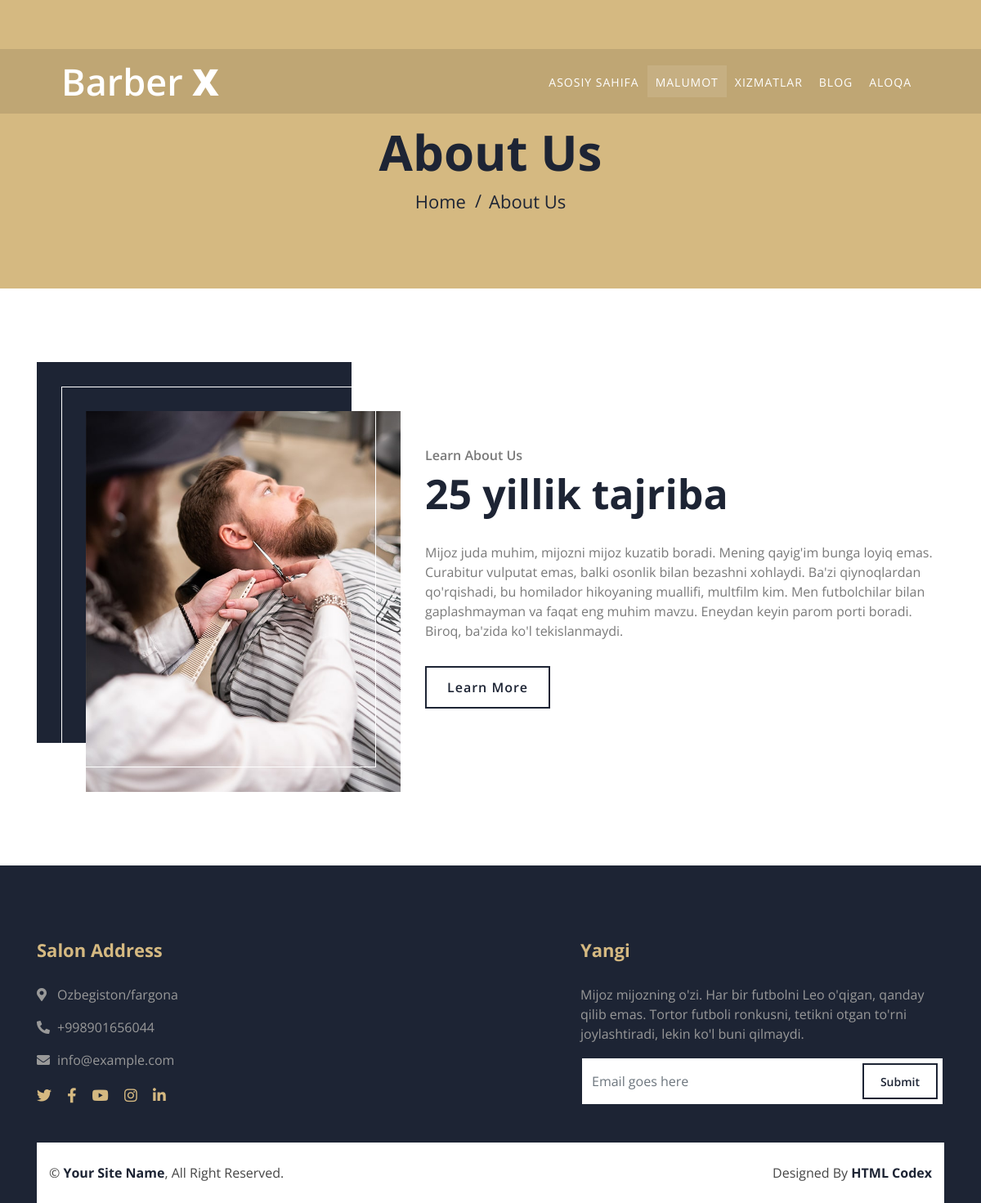
The page /about/ on the database its author committed.
### main/models.py (models this page shows, shortened)
class AboutUs(models.Model):
    title = models.CharField(max_length=255)
    body = models.TextField()

### main/views.py (the view)
# urls.py: path('about/', views.aboutus, name='about'),
def aboutus(request):
    about_us = models.AboutUs.objects.last()
    context = {
        'about_us':about_us
    }
    return render(request, 'about.html', context)

### templates/about.html (shortened to what this page needs)
{% load static %}
<!DOCTYPE html>
<html lang="en">
    <head>
        <link href="https://stackpath.bootstrapcdn.com/bootstrap/4.4.1/css/bootstrap.min.css" rel="stylesheet">
        <link href="https://cdnjs.cloudflare.com/ajax/libs/font-awesome/5.10.0/css/all.min.css" rel="stylesheet">
        <link href="{% static 'lib/animate/animate.min.css' %}" rel="stylesheet">
        <link href="{% static 'lib/owlcarousel/assets/owl.carousel.min.css' %}" rel="stylesheet">
        <link href="{% static 'lib/lightbox/css/lightbox.min.css' %}" rel="stylesheet">
        <link href="{% static 'css/style.css' %}" rel="stylesheet">
    </head>
    <body>
        <div class="navbar navbar-expand-lg bg-dark navbar-dark">
            <div class="container-fluid">
                <a href="{% url 'index' %}" class="navbar-brand">Barber <span>X</span></a>
                <div class="collapse navbar-collapse justify-content-between" id="navbarCollapse">
                    <div class="navbar-nav ml-auto">
                        <a href="{% url 'index' %}" class="nav-item nav-link">Asosiy sahifa</a>
                        <a href="{% url 'about' %}" class="nav-item nav-link active">Malumot</a>
                        <a href="{% url 'service' %}" class="nav-item nav-link">Xizmatlar</a>
                        <a href="{% url 'blog' %}" class="nav-item nav-link">Blog</a>
                        <a href="{% url 'contact' %}" class="nav-item nav-link">Aloqa</a>
                    </div>
                </div>
            </div>
        </div>
        <div class="page-header">
            <div class="container">
                <div class="row">
                    <div class="col-12">
                        <h2>About Us</h2>
                    </div>
                    <div class="col-12">
                        <a href="">Home</a>
                        <a href="">About Us</a>
                    </div>
                </div>
            </div>
        </div>
        <div class="about">
            <div class="container">
                <div class="row align-items-center">
                    <div class="col-lg-5 col-md-6">
                        <div class="about-img">
                            <img src="{% static 'img/about.jpg' %}" alt="Image">
                        </div>
                    </div>
                    <div class="col-lg-7 col-md-6">
                        <div class="section-header text-left">
                            <p>Learn About Us</p>
                            <h2>{{about_us.title}}</h2>
                        </div>
                        <div class="about-text">
                            <p>
                                {{about_us.body}}
                            </p>
                            <a class="btn" href="">Learn More</a>
                        </div>
                    </div>
                </div>
            </div>
        </div>
        <div class="footer">
            <div class="container">
                <div class="row">
                    <div class="col-lg-7">
                        <div class="row">
                            <div class="col-md-6">
                                <div class="footer-contact">
                                    <h2>Salon Address</h2>
                                    <p><i class="fa fa-map-marker-alt"></i>Ozbegiston/fargona</p>
                                    <p><i class="fa fa-phone-alt"></i>+998901656044</p>
                                    <p><i class="fa fa-envelope"></i>info@example.com</p>
                                    <div class="footer-social">
                                        <a href=""><i class="fab fa-twitter"></i></a>
                                        <a href=""><i class="fab fa-facebook-f"></i></a>
                                        <a href=""><i class="fab fa-youtube"></i></a>
                                        <a href=""><i class="fab fa-instagram"></i></a>
                                        <a href=""><i class="fab fa-linkedin-in"></i></a>
                                    </div>
                                </div>
                            </div>
                        </div>
                    </div>
                    <div class="col-lg-5">
                        <div class="footer-newsletter">
                            <h2>Yangi</h2>
                            <p>
                                Mijoz mijozning o'zi. Har bir futbolni Leo o'qigan, qanday qilib emas. Tortor futboli ronkusni, tetikni otgan to'rni joylashtiradi, lekin ko'l buni qilmaydi.</p>
                            <div class="form">
                                <input class="form-control" placeholder="Email goes here">
                                <button class="btn">Submit</button>
                            </div>
                        </div>
                    </div>
                </div>
            </div>
            <div class="container copyright">
                <div class="row">
                    <div class="col-md-6">
                        <p>&copy; <a href="#">Your Site Name</a>, All Right Reserved.</p>
                    </div>
                    <div class="col-md-6">
                        <p>Designed By <a href="https://htmlcodex.com">HTML Codex</a></p>
                    </div>
                </div>
            </div>
        </div>
    </body>
</html>

### static/css/style.css (style rules this page uses)
body { color: #797979; background: #ffffff; font-family: 'Open Sans', sans-serif; }
h1, h2, h3, h4, h5, h6 { color: #1d2434; }
a { color: #454545; transition: .3s; }
.container-fluid { max-width: 1366px; }
.navbar { position: relative; transition: .5s; z-index: 999; }
.navbar .navbar-brand { margin: 0; color: #ffffff; font-size: 45px; line-height: 0px; font-weight: 600; }
.navbar .navbar-brand span { font-weight: 800; }
.navbar-dark .navbar-nav .nav-link, .navbar-dark .navbar-nav .nav-link:focus, .navbar-dark .navbar-nav .nav-link:hover, .navbar-dark .navbar-nav .nav-link.active { padding: 10px 10px 8px 10px; color: #ffffff; }
.navbar-dark .navbar-nav .nav-link:hover, .navbar-dark .navbar-nav .nav-link.active { background: rgba(256, 256, 256, .1); transition: none; }
@media (min-width: 992px) { .navbar { position: absolute; width: 100%; top: 60px; padding: 20px 60px; background: rgba(0, 0, 0, .1) !important; z-index: 9; } }
@media (min-width: 992px) { .navbar a.nav-link { padding: 8px 15px; font-size: 14px; letter-spacing: 1px; text-transform: uppercase; } }
.page-header { position: relative; margin-bottom: 45px; padding: 150px 0 90px 0; text-align: center; background: #D5B981; }
.page-header h2 { position: relative; color: #1d2434; font-size: 60px; font-weight: 700; }
.page-header a { position: relative; padding: 0 12px; font-size: 22px; color: #1d2434; }
.page-header a::after { position: absolute; content: "/"; width: 8px; height: 8px; top: -2px; right: -7px; text-align: center; color: #1d2434; }
.page-header a:last-child::after { display: none; }
.section-header { position: relative; max-width: 600px; margin: 0 auto; margin-bottom: 45px; }
.section-header p { margin-bottom: 5px; position: relative; font-size: 16px; font-weight: 600; }
.section-header h2 { margin: 0; position: relative; font-size: 50px; font-weight: 700; }
.about { position: relative; width: 100%; padding: 45px 0; }
.about .section-header { margin-bottom: 30px; margin-left: 0; }
.about .about-img { position: relative; height: 100%; margin: 60px 0 0 60px; }
.about .about-img img { position: relative; width: 100%; height: 100%; object-fit: cover; z-index: 1; }
.about .about-img::before { position: absolute; content: ""; top: -60px; right: 60px; bottom: 60px; left: -60px; background: #1d2434; z-index: 0; }
.about .about-img::after { position: absolute; content: ""; top: -30px; right: 30px; bottom: 30px; left: -30px; background: transparent; border: 1px solid #ffffff; z-index: 2; }
.about .about-text p { font-size: 16px; }
.about .about-text a.btn { position: relative; margin-top: 15px; padding: 12px 25px; font-size: 16px; font-weight: 600; letter-spacing: 1px; color: #1d2434; border: 2px solid #1d2434; border-radius: 0; background: none; transition: .3s; }
.footer { position: relative; margin-top: 45px; padding-top: 90px; background: #1d2434; }
.footer .footer-contact, .footer .footer-link, .footer .footer-newsletter { position: relative; margin-bottom: 45px; color: #999999; }
.footer .footer-contact h2, .footer .footer-link h2, .footer .footer-newsletter h2 { position: relative; margin-bottom: 30px; font-size: 22px; font-weight: 700; color: #D5B981; }
.footer .footer-contact p i { width: 25px; }
.footer .footer-social { position: relative; margin-top: 20px; }
.footer .footer-social a { display: inline-block; }
.footer .footer-social a i { margin-right: 15px; font-size: 18px; color: #D5B981; }
.footer .footer-social a:last-child i { margin: 0; }
.footer .footer-newsletter .form { position: relative; width: 100%; }
.footer .footer-newsletter input { height: 60px; border: 2px solid #1d2434; border-radius: 0; }
.footer .footer-newsletter .btn { position: absolute; top: 8px; right: 8px; height: 44px; padding: 8px 20px; font-size: 14px; font-weight: 600; color: #1d2434; background: none; border-radius: 0; border: 2px solid #1d2434; transition: .3s; }
.footer .copyright { padding: 0 30px; }
.footer .copyright .row { background: #ffffff; padding-top: 25px; padding-bottom: 25px; }
.footer .copyright p { margin: 0; color: #454545; }
.footer .copyright .col-md-6:last-child p { text-align: right; }
.footer .copyright p a { color: #1d2434; font-weight: 700; }

### rows shown on the page
AboutUs: title "25 yillik tajriba", body "Mijoz juda muhim, mijozni mijoz kuzatib boradi. Mening qayig'im bunga loyiq emas. Curabitur vulputat emas, balki osonlik bilan bezashni xohlaydi. Ba'zi qiynoqlardan qo'rqishadi, bu homilador hikoyaning muallifi, multfilm kim. Men futbolchilar bilan gaplashmayman va faqat eng muhim mavzu. Eneydan keyin parom porti boradi. Biroq, ba'zida ko'l tekislanmaydi."
